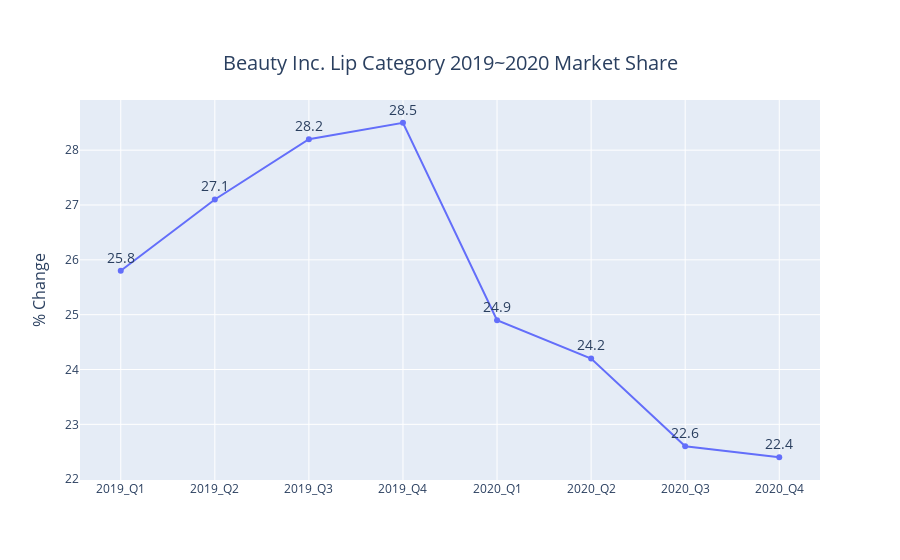

Source (notebook cell):
### Code cell
fig = go.Figure()

fig.add_trace(go.Scatter(x=yq,
                         y=beauty_ms,
                         mode="lines+markers+text",
                         text=beauty_ms,
                         textposition="top center"))

fig.update_layout(title={'text': "Beauty Inc. Lip Category 2019~2020 Market Share",
                         'x':0.5,
                         'y':0.9,
                         'xanchor': 'center',
                         'yanchor': 'top'}, 
                  title_font_size=20,
                  yaxis_title="% Change",
                  yaxis_title_font_size=16)

fig.update_traces(textfont_size=14)

### Figure 1 — Plotly figure (JSON) as saved in the notebook; plotly's stock layout.template omitted (floating-point values rounded to 4 significant figures)
{"data": [{"mode": "lines+markers+text", "text": ["25.8", "27.1", "28.2", "28.5", "24.9", "24.2", "22.6", "22.4"], "textfont": {"size": 14}, "textposition": "top center", "type": "scatter", "x": ["2019_Q1", "2019_Q2", "2019_Q3", "2019_Q4", "2020_Q1", "2020_Q2", "2020_Q3", "2020_Q4"], "y": [25.8, 27.1, 28.2, 28.5, 24.9, 24.2, 22.6, 22.4]}], "layout": {"title": {"font": {"size": 20}, "text": "Beauty Inc. Lip Category 2019~2020 Market Share", "x": 0.5, "xanchor": "center", "y": 0.9, "yanchor": "top"}, "yaxis": {"title": {"font": {"size": 16}, "text": "% Change"}}}}
